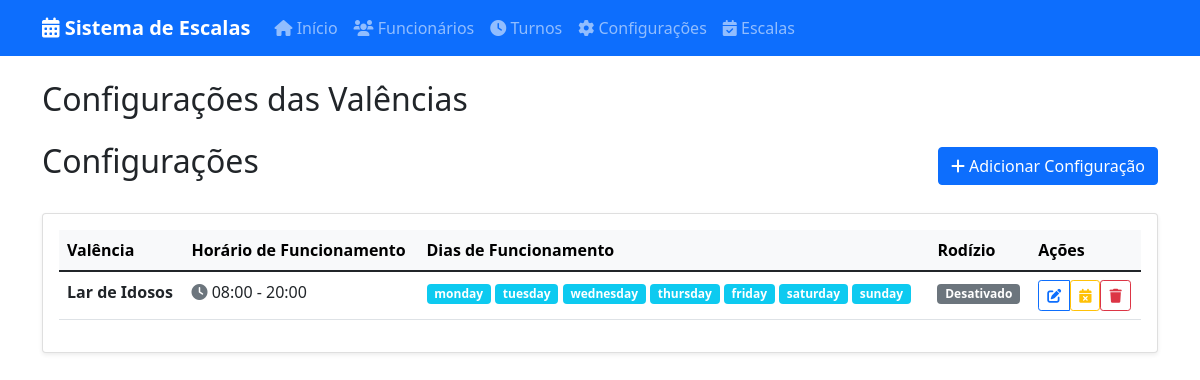
/configuracoes, run on the app's committed database.
### models.py (models this page shows)
class Configuracao(db.Model):
    id = db.Column(db.Integer, primary_key=True)
    valencia = db.Column(db.String(50), nullable=False)
    hora_abertura = db.Column(db.Time, nullable=False)
    hora_fecho = db.Column(db.Time, nullable=False)
    dias_funcionamento = db.Column(db.String(100), nullable=False)  # JSON string
    ativar_rodizio = db.Column(db.Boolean, default=False)
    data_inicio_rodizio = db.Column(db.Date)          # Data de início do padrão
    padrao_rodizio = db.Column(db.String(200))        # JSON string com o padrão personalizado

### app.py (the view)
@app.route('/configuracoes')
def configuracoes():
    configs = Configuracao.query.all()
    return render_template('configuracoes.html', configs=configs)

### app.py (called while the page is built)
@app.template_filter('from_json')
def from_json_filter(s):
    try:
        return json.loads(s)
    except Exception:
        return []

### templates/configuracoes.html (shortened to what this page needs)
{% extends "base.html" %}
{% block page_title %}Configurações das Valências{% endblock %}
{% block content %}
<div class="d-flex justify-content-between align-items-center mb-4">
    <h2>Configurações</h2>
    <a href="{{ url_for('adicionar_configuracao') }}" class="btn btn-primary">
        <i class="fas fa-plus"></i> Adicionar Configuração
    </a>
</div>
<div class="card">
    <div class="card-body">
        {% if configs %}
        <div class="table-responsive">
            <table class="table table-hover">
                <thead class="table-light">
                    <tr>
                        <th>Valência</th>
                        <th>Horário de Funcionamento</th>
                        <th>Dias de Funcionamento</th>
                        <th>Rodízio</th>
                        <th>Ações</th>
                    </tr>
                </thead>
                <tbody>
                    {% for config in configs %}
                    <tr>
                        <td>
                            <strong>{{ config.valencia }}</strong>
                        </td>
                        <td>
                            <i class="fas fa-clock text-muted"></i>
                            {{ config.hora_abertura.strftime('%H:%M') }} - {{ config.hora_fecho.strftime('%H:%M') }}
                        </td>
                        <td>
                            {% set dias = config.dias_funcionamento|from_json %}
                            {% for dia in dias %}
                                <span class="badge bg-info">{{ dia }}</span>
                            {% endfor %}
                        </td>
                        <td>
                            {% if config.ativar_rodizio %}
                                {% if config.padrao_rodizio %}
                                    {% set padrao = config.padrao_rodizio|from_json %}
                                    {% set descricao = [] %}
                                    {% for p in padrao %}
                                        {% if p.tipo == 'trabalho' %}
                                            {% set descricao = descricao + [p.dias|string + 'T'] %}
                                        {% else %}
                                            {% set descricao = descricao + [p.dias|string + 'F'] %}
                                        {% endif %}
                                    {% endfor %}
                                    <span class="badge bg-success">{{ descricao|join(', ') }}</span>
                                {% else %}
                                    <span class="badge bg-warning">Padrão não definido</span>
                                {% endif %}
                                <br><small class="text-muted">Início: {{ config.data_inicio_rodizio.strftime('%d/%m/%Y') if config.data_inicio_rodizio else 'Não definido' }}</small>
                            {% else %}
                                <span class="badge bg-secondary">Desativado</span>
                            {% endif %}
                        </td>
                        <td>
                            <div class="btn-group" role="group">
                                <a href="{{ url_for('editar_configuracao', id=config.id) }}" class="btn btn-sm btn-outline-primary" title="Editar">
                                    <i class="fas fa-edit"></i>
                                </a>
                                <form method="POST" action="{{ url_for('apagar_escalas_futuras', id=config.id) }}" style="display: inline;" onsubmit="return confirm('Tem certeza que deseja apagar TODAS as escalas futuras de {{ config.valencia }}? Esta ação não pode ser desfeita!')">
                                    <button type="submit" class="btn btn-sm btn-outline-warning" title="Apagar escalas futuras">
                                        <i class="fas fa-calendar-times"></i>
                                    </button>
                                </form>
                                <form method="POST" action="{{ url_for('eliminar_configuracao', id=config.id) }}" style="display: inline;" onsubmit="return confirm('Tem certeza que deseja eliminar a configuração de {{ config.valencia }}?')">
                                    <button type="submit" class="btn btn-sm btn-outline-danger" title="Eliminar">
                                        <i class="fas fa-trash"></i>
                                    </button>
                                </form>
                            </div>
                        </td>
                    </tr>
                    {% endfor %}
                </tbody>
            </table>
        </div>
        {% endif %}
    </div>
</div>
{% endblock %}

### templates/base.html (style rules this page uses)
.card { box-shadow: 0 0.125rem 0.25rem rgba(0, 0, 0, 0.075); }
.table th { background-color: #f8f9fa; }
.btn-sm { font-size: 0.875rem; }

### data on the page
Configuracao: valencia "Lar de Idosos", hora_abertura "08:00", hora_fecho "20:00", dias "monday" "tuesday" "wednesday" "thursday" "friday" "saturday" "sunday", ativar_rodizio "Desativado"
